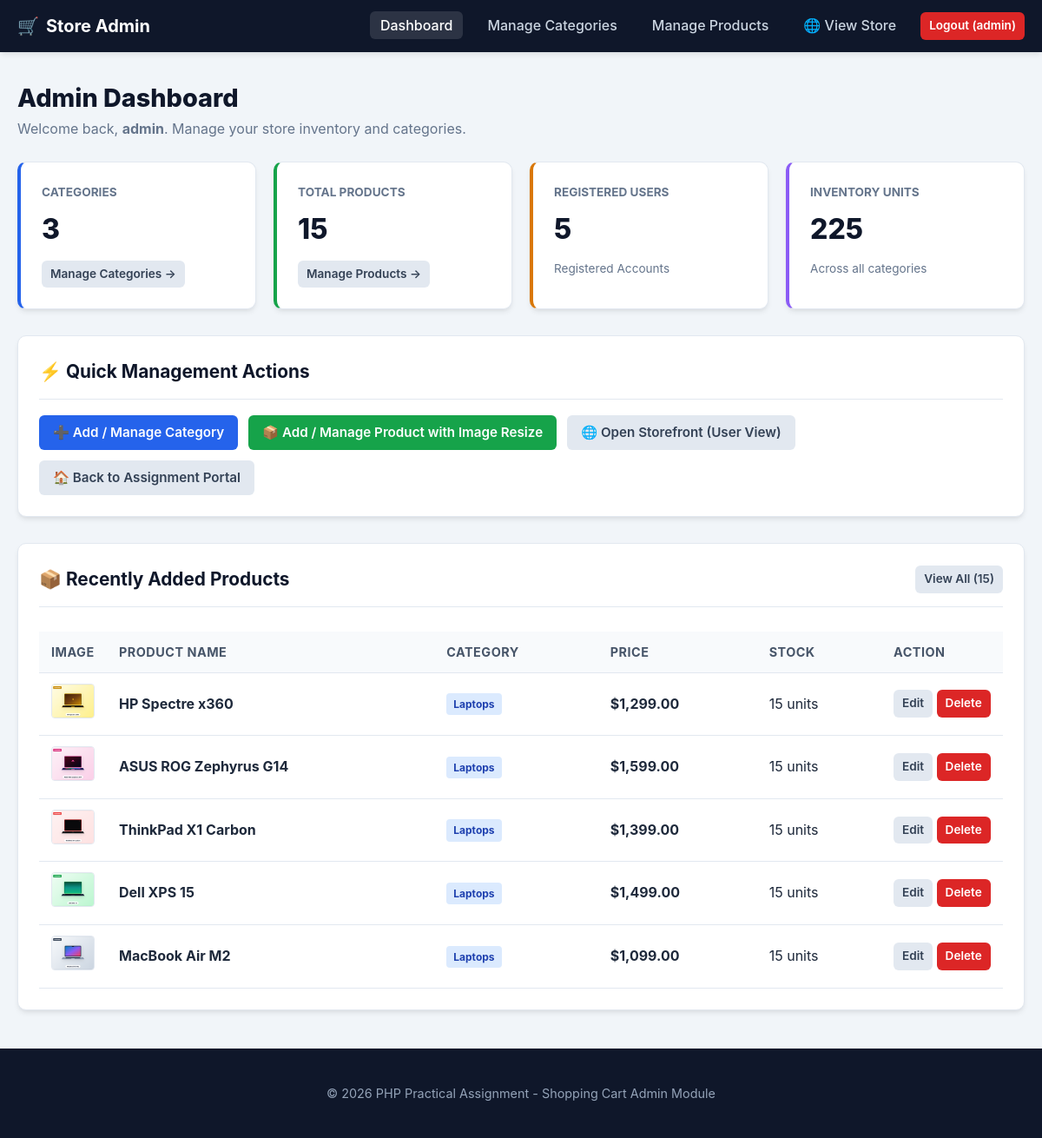
The app's page /shopping_cart/admin/dashboard.php (signed in) with its own data.
### tables this page shows
CREATE TABLE `products` (
    `id` INT AUTO_INCREMENT PRIMARY KEY,
    `category_id` INT NOT NULL,
    `name` VARCHAR(150) NOT NULL,
    `price` DECIMAL(10,2) NOT NULL,
    `description` TEXT,
    `image` VARCHAR(255) DEFAULT 'default.png',
    `stock` INT DEFAULT 10,
    `created_at` TIMESTAMP DEFAULT CURRENT_TIMESTAMP,
    FOREIGN KEY (`category_id`) REFERENCES `categories`(`id`) ON DELETE CASCADE
);

CREATE TABLE `categories` (
    `id` INT AUTO_INCREMENT PRIMARY KEY,
    `name` VARCHAR(100) NOT NULL UNIQUE,
    `description` TEXT,
    `created_at` TIMESTAMP DEFAULT CURRENT_TIMESTAMP
);

### shopping_cart/admin/dashboard.php (the view, shortened to what this page needs)
<?php
require_once __DIR__ . '/includes/header.php';
$pdo = getDBConnection();
$catCount = $pdo->query("SELECT COUNT(*) FROM `categories`")->fetchColumn();
$prodCount = $pdo->query("SELECT COUNT(*) FROM `products`")->fetchColumn();
$userCount = $pdo->query("SELECT COUNT(*) FROM `users`")->fetchColumn();
$totalStock = $pdo->query("SELECT SUM(stock) FROM `products`")->fetchColumn() ?? 0;
$recentProducts = $pdo->query("
    SELECT p.*, c.name AS category_name
    FROM `products` p
    JOIN `categories` c ON p.category_id = c.id
    ORDER BY p.id DESC LIMIT 5
")->fetchAll();
?>
<div style="margin-bottom: 24px;">
    <h1 style="font-size: 1.8rem; font-weight: 800; color: var(--dark);">Admin Dashboard</h1>
    <p style="color: var(--text-muted);">Welcome back, <strong><?= htmlspecialchars($_SESSION['admin_user']) ?></strong>. Manage your store inventory and categories.</p>
</div>
<div style="display: grid; grid-template-columns: repeat(auto-fit, minmax(220px, 1fr)); gap: 20px; margin-bottom: 30px;">
    <div class="card" style="margin-bottom:0; border-left: 4px solid var(--primary);">
        <div style="font-size: 0.85rem; text-transform: uppercase; color: var(--text-muted); font-weight: 700;">Categories</div>
        <div style="font-size: 2rem; font-weight: 800; color: var(--dark); margin: 6px 0;"><?= $catCount ?></div>
        <a href="categories.php" class="btn btn-secondary btn-sm" style="display:inline-block; margin-top:4px;">Manage Categories &rarr;</a>
    </div>
    <div class="card" style="margin-bottom:0; border-left: 4px solid var(--success);">
        <div style="font-size: 0.85rem; text-transform: uppercase; color: var(--text-muted); font-weight: 700;">Total Products</div>
        <div style="font-size: 2rem; font-weight: 800; color: var(--dark); margin: 6px 0;"><?= $prodCount ?></div>
        <a href="products.php" class="btn btn-secondary btn-sm" style="display:inline-block; margin-top:4px;">Manage Products &rarr;</a>
    </div>
    <div class="card" style="margin-bottom:0; border-left: 4px solid var(--warning);">
        <div style="font-size: 0.85rem; text-transform: uppercase; color: var(--text-muted); font-weight: 700;">Registered Users</div>
        <div style="font-size: 2rem; font-weight: 800; color: var(--dark); margin: 6px 0;"><?= $userCount ?></div>
        <span style="font-size: 0.85rem; color: var(--text-muted);">Registered Accounts</span>
    </div>
    <div class="card" style="margin-bottom:0; border-left: 4px solid #8b5cf6;">
        <div style="font-size: 0.85rem; text-transform: uppercase; color: var(--text-muted); font-weight: 700;">Inventory Units</div>
        <div style="font-size: 2rem; font-weight: 800; color: var(--dark); margin: 6px 0;"><?= $totalStock ?></div>
        <span style="font-size: 0.85rem; color: var(--text-muted);">Across all categories</span>
    </div>
</div>
<div class="card" style="margin-bottom: 30px;">
    <div class="card-header">
        <h3 class="card-title">⚡ Quick Management Actions</h3>
    </div>
    <div style="display: flex; gap: 12px; flex-wrap: wrap;">
        <a href="categories.php" class="btn btn-primary">➕ Add / Manage Category</a>
        <a href="products.php" class="btn btn-success">📦 Add / Manage Product with Image Resize</a>
        <a href="../user/index.php" target="_blank" class="btn btn-secondary">🌐 Open Storefront (User View)</a>
        <a href="../../index.php" class="btn btn-secondary">🏠 Back to Assignment Portal</a>
    </div>
</div>
<div class="card">
    <div class="card-header">
        <h3 class="card-title">📦 Recently Added Products</h3>
        <a href="products.php" class="btn btn-secondary btn-sm">View All (<?= $prodCount ?>)</a>
    </div>
    <div class="table-responsive">
        <table class="table">
            <thead>
                <tr>
                    <th style="width: 70px;">Image</th>
                    <th>Product Name</th>
                    <th>Category</th>
                    <th>Price</th>
                    <th>Stock</th>
                    <th style="width: 140px;">Action</th>
                </tr>
            </thead>
            <tbody>
                <?php if (empty($recentProducts)): ?>
                    <tr><td colspan="6" style="text-align:center; padding: 20px;">No products found.</td></tr>
                <?php else: ?>
                    <?php foreach ($recentProducts as $prod): ?>
                        <tr>
                            <td>
                                <img src="../uploads/<?= htmlspecialchars($prod['image']) ?>" alt="thumbnail" style="width: 50px; height: 40px; object-fit: cover; border-radius: 4px; border: 1px solid var(--border);">
                            </td>
                            <td><strong><?= htmlspecialchars($prod['name']) ?></strong></td>
                            <td><span class="badge badge-primary"><?= htmlspecialchars($prod['category_name']) ?></span></td>
                            <td><strong>$<?= number_format($prod['price'], 2) ?></strong></td>
                            <td><?= $prod['stock'] ?> units</td>
                            <td>
                                <a href="products.php?edit=<?= $prod['id'] ?>" class="btn btn-secondary btn-sm">Edit</a>
                                <a href="products.php?delete=<?= $prod['id'] ?>" class="btn btn-danger btn-sm" onclick="return confirm('Delete this product?');">Delete</a>
                            </td>
                        </tr>
                    <?php endforeach; ?>
                <?php endif; ?>
            </tbody>
        </table>
    </div>
</div>
<?php require_once __DIR__ . '/includes/footer.php'; ?>

### shopping_cart/admin/includes/header.php (shortened to what this page needs)
<?php
$currentPage = basename($_SERVER['PHP_SELF']);
?>
<!DOCTYPE html>
<html lang="en">
<head>
    <link rel="stylesheet" href="../../assets/css/style.css">
</head>
<body>
<nav class="navbar">
    <div class="container">
        <a class="navbar-brand" href="dashboard.php">
            🛒 <span>Store Admin</span>
        </a>
        <ul class="navbar-nav">
            <?php if (!empty($_SESSION['admin_logged_in'])): ?>
                <li><a class="nav-link <?= ($currentPage === 'dashboard.php') ? 'active' : '' ?>" href="dashboard.php">Dashboard</a></li>
                <li><a class="nav-link <?= ($currentPage === 'categories.php') ? 'active' : '' ?>" href="categories.php">Manage Categories</a></li>
                <li><a class="nav-link <?= ($currentPage === 'products.php') ? 'active' : '' ?>" href="products.php">Manage Products</a></li>
                <li><a class="nav-link" href="../user/index.php" target="_blank">🌐 View Store</a></li>
                <li><a class="nav-link btn btn-danger btn-sm" style="color:#fff;" href="logout.php">Logout (<?= htmlspecialchars($_SESSION['admin_user'] ?? 'Admin') ?>)</a></li>
            <?php else: ?>
                <li><a class="nav-link" href="../../index.php">🏠 Assignment Hub</a></li>
            <?php endif; ?>
        </ul>
    </div>
</nav>
<div class="container" style="flex:1; padding-top: 30px;">

### shopping_cart/admin/includes/footer.php (shortened to what this page needs)
</div>
<footer>
    <div class="container">
        <p>&copy; <?= date('Y') ?> PHP Practical Assignment - Shopping Cart Admin Module</p>
    </div>
</footer>
</body>
</html>

### assets/css/style.css (style rules this page uses)
:root { --primary: #2563eb; --primary-hover: #1d4ed8; --secondary: #64748b; --success: #16a34a; --danger: #dc2626; --warning: #d97706; --dark: #0f172a; --light: #f8fafc; --card-bg: #ffffff; --border: #e2e8f0; --text: #1e293b; --text-muted: #64748b; --shadow: 0 4px 6px -1px rgba(0, 0, 0, 0.08), 0 2px 4px -2px rgba(0, 0, 0, 0.05); --shadow-lg: 0 10px 15px -3px rgba(0, 0, 0, 0.1), 0 4px 6px -4px rgba(0, 0, 0, 0.08); --radius: 10px; }
* { box-sizing: border-box; margin: 0; padding: 0; }
body { font-family: -apple-system, BlinkMacSystemFont, "Segoe UI", Roboto, "Helvetica Neue", Arial, sans-serif; background-color: #f1f5f9; color: var(--text); line-height: 1.6; min-height: 100vh; display: flex; flex-direction: column; }
a { color: var(--primary); text-decoration: none; transition: color 0.2s; }
.container { width: 100%; max-width: 1200px; margin: 0 auto; padding: 20px; }
.navbar { background: var(--dark); color: #fff; padding: 14px 0; box-shadow: var(--shadow); }
.navbar .container { display: flex; justify-content: space-between; align-items: center; padding: 0 20px; }
.navbar-brand { font-size: 1.25rem; font-weight: 700; color: #fff; display: flex; align-items: center; gap: 8px; }
.navbar-nav { display: flex; list-style: none; gap: 16px; align-items: center; }
.nav-link { color: #cbd5e1; font-weight: 500; padding: 6px 12px; border-radius: 6px; transition: all 0.2s; }
.nav-link:hover, .nav-link.active { color: #fff; background: rgba(255, 255, 255, 0.12); }
.card { background: var(--card-bg); border-radius: var(--radius); padding: 24px; box-shadow: var(--shadow); border: 1px solid var(--border); margin-bottom: 24px; }
.card-header { display: flex; justify-content: space-between; align-items: center; border-bottom: 1px solid var(--border); padding-bottom: 14px; margin-bottom: 18px; }
.card-title { font-size: 1.3rem; font-weight: 700; color: var(--dark); }
.btn { display: inline-flex; align-items: center; justify-content: center; gap: 6px; padding: 8px 16px; border-radius: 6px; font-size: 0.95rem; font-weight: 600; cursor: pointer; border: none; transition: all 0.2s; text-decoration: none; }
.btn-primary { background: var(--primary); color: #fff; }
.btn-success { background: var(--success); color: #fff; }
.btn-danger { background: var(--danger); color: #fff; }
.btn-secondary { background: #e2e8f0; color: #334155; }
.btn-sm { padding: 5px 10px; font-size: 0.85rem; }
.table-responsive { overflow-x: auto; }
.table { width: 100%; border-collapse: collapse; margin-top: 10px; }
.table th, .table td { padding: 12px 14px; text-align: left; border-bottom: 1px solid var(--border); }
.table th { background: #f8fafc; font-weight: 700; color: #475569; font-size: 0.9rem; text-transform: uppercase; letter-spacing: 0.5px; }
.badge { display: inline-block; padding: 3px 8px; font-size: 0.75rem; font-weight: 700; border-radius: 4px; }
.badge-primary { background: #dbeafe; color: #1e40af; }
footer { margin-top: auto; background: #0f172a; color: #94a3b8; text-align: center; padding: 20px 0; font-size: 0.9rem; }

### records on screen
products: image (picture), name "HP Spectre x360", category.name "Laptops", price "1,299.00", stock "15"
products: image (picture), name "ASUS ROG Zephyrus G14", category.name "Laptops", price "1,599.00", stock "15"
products: image (picture), name "ThinkPad X1 Carbon", category.name "Laptops", price "1,399.00", stock "15"
products: image (picture), name "Dell XPS 15", category.name "Laptops", price "1,499.00", stock "15"
products: image (picture), name "MacBook Air M2", category.name "Laptops", price "1,099.00", stock "15"

### other values on screen
$_SESSION['admin_user'] "admin"
$catCount "3"
$prodCount "15"
$userCount "5"
$totalStock "225"
